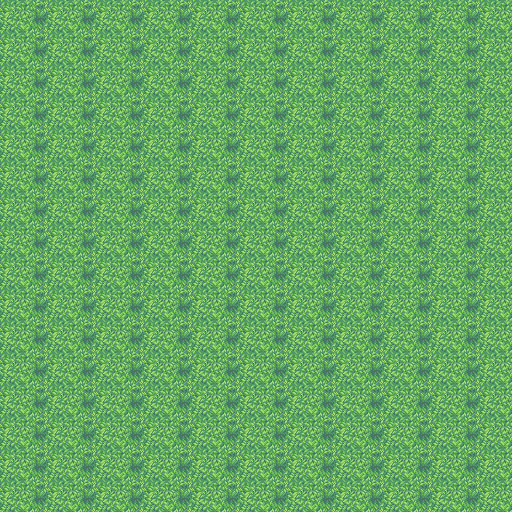

This is a level from a 2D game, rendered from its Tiled map with the project's own tilesets. A one-line summary and the complete map file follow:
An orthogonal 32x32 tile map with 16x16 px tiles, 1 tile layer (Tile Layer 1).

<map version="1.10" tiledversion="1.11.2" orientation="orthogonal" renderorder="right-down" width="32" height="32" tilewidth="16" tileheight="16" infinite="0" nextlayerid="2" nextobjectid="1">
 <tileset firstgid="1" source="grass.tsx" />
 <layer id="1" name="Tile Layer 1" width="32" height="32">
  <data encoding="csv">
395,396,397,395,396,397,395,396,397,395,396,397,395,396,397,395,396,397,395,396,397,395,396,397,395,396,397,395,396,397,395,396,
472,473,474,472,473,474,472,473,474,472,473,474,472,473,474,472,473,474,472,473,474,472,473,474,472,473,474,472,473,474,472,473,
395,396,397,395,396,397,395,396,397,395,396,397,395,396,397,395,396,397,395,396,397,395,396,397,395,396,397,395,396,397,395,396,
472,473,474,472,473,474,472,473,474,472,473,474,472,473,474,472,473,474,472,473,474,472,473,474,472,473,474,472,473,474,472,473,
395,396,397,395,396,397,395,396,397,395,396,397,395,396,397,395,396,397,395,396,397,395,396,397,395,396,397,395,396,397,395,396,
472,473,474,472,473,474,472,473,474,472,473,474,472,473,474,472,473,474,472,473,474,472,473,474,472,473,474,472,473,474,472,473,
395,396,397,395,396,397,395,396,397,395,396,397,395,396,397,395,396,397,395,396,397,395,396,397,395,396,397,395,396,397,395,396,
472,473,474,472,473,474,472,473,474,472,473,474,472,473,474,472,473,474,472,473,474,472,473,474,472,473,474,472,473,474,472,473,
395,396,397,395,396,397,395,396,397,395,396,397,395,396,397,395,396,397,395,396,397,395,396,397,395,396,397,395,396,397,395,396,
472,473,474,472,473,474,472,473,474,472,473,474,472,473,474,472,473,474,472,473,474,472,473,474,472,473,474,472,473,474,472,473,
395,396,397,395,396,397,395,396,397,395,396,397,395,396,397,395,396,397,395,396,397,395,396,397,395,396,397,395,396,397,395,396,
472,473,474,472,473,474,472,473,474,472,473,474,472,473,474,472,473,474,472,473,474,472,473,474,472,473,474,472,473,474,472,473,
395,396,397,395,396,397,395,396,397,395,396,397,395,396,397,395,396,397,395,396,397,395,396,397,395,396,397,395,396,397,395,396,
472,473,474,472,473,474,472,473,474,472,473,474,472,473,474,472,473,474,472,473,474,472,473,474,472,473,474,472,473,474,472,473,
395,396,397,395,396,397,395,396,397,395,396,397,395,396,397,395,396,397,395,396,397,395,396,397,395,396,397,395,396,397,395,396,
472,473,474,472,473,474,472,473,474,472,473,474,472,473,474,472,473,474,472,473,474,472,473,474,472,473,474,472,473,474,472,473,
395,396,397,395,396,397,395,396,397,395,396,397,395,396,397,395,396,397,395,396,397,395,396,397,395,396,397,395,396,397,395,396,
472,473,474,472,473,474,472,473,474,472,473,474,472,473,474,472,473,474,472,473,474,472,473,474,472,473,474,472,473,474,472,473,
395,396,397,395,396,397,395,396,397,395,396,397,395,396,397,395,396,397,395,396,397,395,396,397,395,396,397,395,396,397,395,396,
472,473,474,472,473,474,472,473,474,472,473,474,472,473,474,472,473,474,472,473,474,472,473,474,472,473,474,472,473,474,472,473,
395,396,397,395,396,397,395,396,397,395,396,397,395,396,397,395,396,397,395,396,397,395,396,397,395,396,397,395,396,397,395,396,
472,473,474,472,473,474,472,473,474,472,473,474,472,473,474,472,473,474,472,473,474,472,473,474,472,473,474,472,473,474,472,473,
395,396,397,395,396,397,395,396,397,395,396,397,395,396,397,395,396,397,395,396,397,395,396,397,395,396,397,395,396,397,395,396,
472,473,474,472,473,474,472,473,474,472,473,474,472,473,474,472,473,474,472,473,474,472,473,474,472,473,474,472,473,474,472,473,
395,396,397,395,396,397,395,396,397,395,396,397,395,396,397,395,396,397,395,396,397,395,396,397,395,396,397,395,396,397,395,396,
472,473,474,472,473,474,472,473,474,472,473,474,472,473,474,472,473,474,472,473,474,472,473,474,472,473,474,472,473,474,472,473,
395,396,397,395,396,397,395,396,397,395,396,397,395,396,397,395,396,397,395,396,397,395,396,397,395,396,397,395,396,397,395,396,
472,473,474,472,473,474,472,473,474,472,473,474,472,473,474,472,473,474,472,473,474,472,473,474,472,473,474,472,473,474,472,473,
395,396,397,395,396,397,395,396,397,395,396,397,395,396,397,395,396,397,395,396,397,395,396,397,395,396,397,395,396,397,395,396,
472,473,474,472,473,474,472,473,474,472,473,474,472,473,474,472,473,474,472,473,474,472,473,474,472,473,474,472,473,474,472,473,
395,396,397,395,396,397,395,396,397,395,396,397,395,396,397,395,396,397,395,396,397,395,396,397,395,396,397,395,396,397,395,396,
472,473,474,472,473,474,472,473,474,472,473,474,472,473,474,472,473,474,472,473,474,472,473,474,472,473,474,472,473,474,472,473
</data>
 </layer>
</map>
